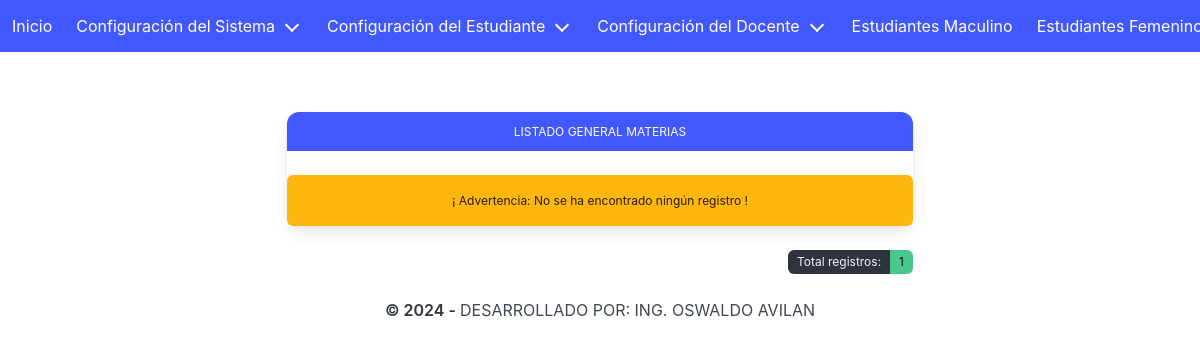
The page /pensum.php on the database as committed earlier.
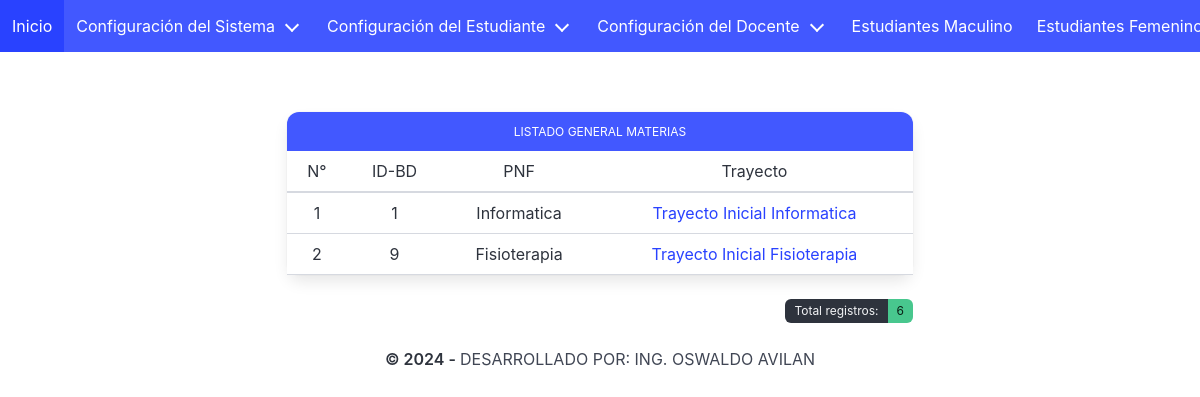
The same page on the database as committed later.
### tables this page shows
CREATE TABLE `pnf` (
  `id_pnf` int(11) NOT NULL,
  `pnf` varchar(45) NOT NULL
);

CREATE TABLE `trayectos` (
  `id_trayectos` int(11) NOT NULL,
  `trayectos` varchar(45) NOT NULL
);

### pensum.php (the view, shortened to what this page needs)
<?php
include "conexion/conexion.php";
?>
<!DOCTYPE html>
<html lang="es" data-theme="light">
<head>
  <link rel="stylesheet" href="css/bulma.min.css">
</head>
<body>
<?php include "menu.php"; ?>
<section class="section">
  <div class="container">
    <div class="columns is-mobile is-centered">
      <div class="column is-8">
        <article class="panel is-link">
          <p class="panel-heading has-text-centered has-text-weight-normal is-size-7">LISTADO GENERAL MATERIAS</p>
          <?php
          $consulta = $DB_con->query("SELECT
            pnf.pnf,
            pnf.id_pnf,
            trayectos.trayectos,
            trayectos.id_trayectos,
            GROUP_CONCAT(materias.materias SEPARATOR ', ') AS materias
            FROM materias
            INNER JOIN trayectos ON materias.id_trayectos = trayectos.id_trayectos
            INNER JOIN pnf ON materias.id_pnf = pnf.id_pnf
            GROUP BY trayectos.id_trayectos
            ORDER BY trayectos.id_trayectos
          ");
          if ($consulta->rowCount() > 0) :
          ?>
            <table id="myTable" class="table is-hoverable table is-mobile is-fullwidth has-text-centered">
              <thead>
                <tr>
                  <th class="has-text-centered has-text-weight-normal">N°</th>
                  <th class="has-text-centered has-text-weight-normal">ID-BD</th>
                  <th class="has-text-centered has-text-weight-normal">PNF</th>
                  <th class="has-text-centered has-text-weight-normal">Trayecto</th>
                </tr>
              </thead>
              <tbody>
                <?php $i = 1; ?>
                <?php while ($linea = $consulta->fetch(PDO::FETCH_ASSOC)) : ?>
                  <tr>
                    <td class="has-text-centered"><?= $i; ?></td>
                    <td><?= $linea['id_pnf']; ?></td>
                    <td><?= $linea['pnf']; ?></td>
                    <td><a class="js-modal-trigger" data-target="modal_trayecto_<?= $linea['id_trayectos']; ?>"><?= $linea['trayectos']; ?></a></td>
                  </tr>
                  <?php
                    $i++;
                  ?>
                <?php endwhile; ?>
              </tbody>
            </table>
          <?php else : ?>
            <br>
            <div class="notification is-warning has-text-centered has-text-weight-normal is-size-7">
              <h5 class="black-text text-darken-2 center CONDENSED LIGHT5">
                ¡ Advertencia: No se ha encontrado ningún registro !
              </h5>
            </div>
          <?php endif; ?>
        </article>
        <div class="control">
          <div class="tags has-addons is-right is-small">
            <?php
              $consulta = $DB_con->query("SELECT * FROM materias");
              $consulta->execute();
              $materias = $consulta->rowCount();
            ?>
            <span class="tag is-dark">Total registros:</span>
            <span class="tag is-success"><?= $materias; ?></span>
          </div>
        </div>
      </div>
    </div>
    <div class="content has-text-centered">
      <p><strong>© 2024 - </strong> DESARROLLADO POR: ING. OSWALDO AVILAN</p>
    </div>
  </div>
</section>
</body>
</html>

Rows that differ between the two databases and show on the page:
now on this page (row unchanged): pnf: id_pnf "1", pnf "Informatica", trayectos.trayectos "Trayecto Inicial Informatica"
added pnf: id_pnf "9", pnf "Fisioterapia", trayectos.trayectos "Trayecto Inicial Fisioterapia"
Other text that changed with them:
$materias: "1" → "6"
text no longer shown: "¡ Advertencia: No se ha encontrado ningún registro !"
text now shown: "N° ID-BD PNF Trayecto"
